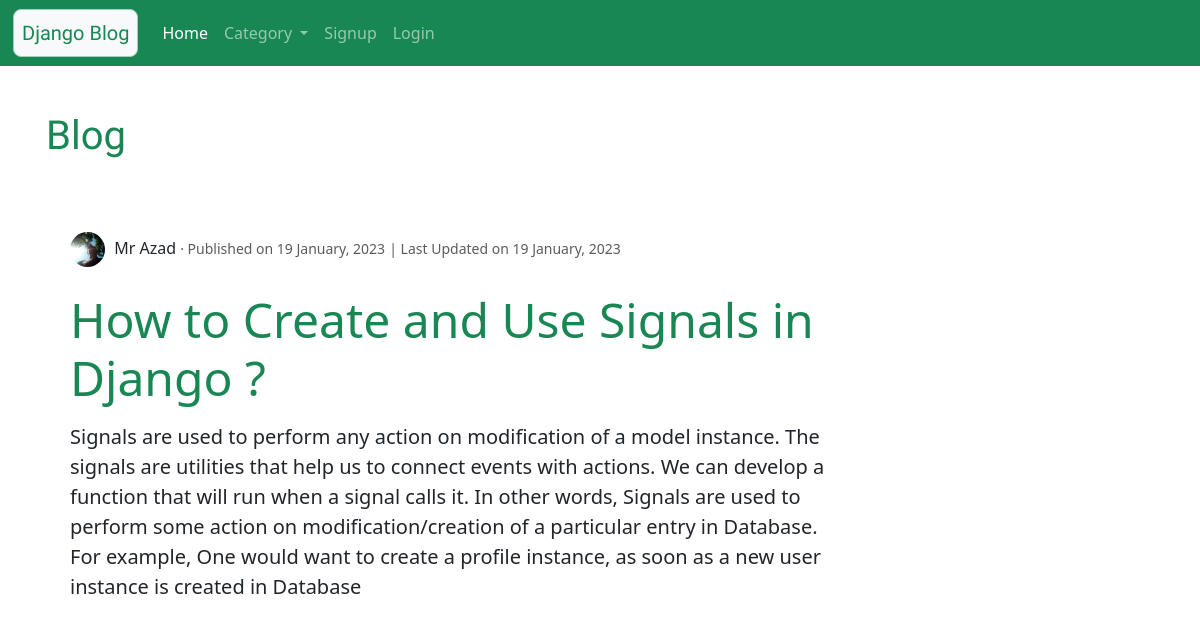
/blog/1, run on an earlier commit of the app's database.
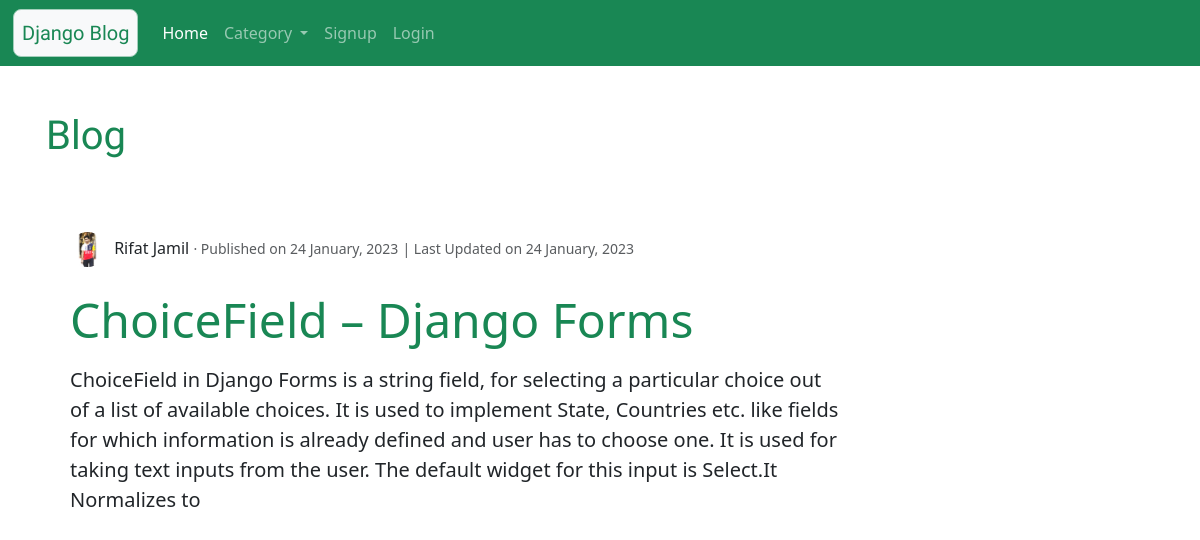
And on a later commit of the database.
### blog/models.py (models this page shows, shortened)
class Blog(models.Model):
    user = models.ForeignKey(User,on_delete=models.CASCADE)
    category = models.CharField(max_length=100, choices=category)
    title = models.CharField(max_length=150)
    description = models.TextField()
    create_at = models.DateTimeField(auto_now_add=True)
    update_at = models.DateTimeField(auto_now=True)

class Profile(models.Model):
    user = models.OneToOneField(User, on_delete=models.CASCADE)
    image = models.ImageField(default='default.jpg', upload_to='profile_pics')

### blog/views.py (the view)
# urls.py: path('blog/<int:id>', views.blog, name='blog'),
def blog(request, id):
    try:
        context = {
    'blog' : Blog.objects.get(pk=id),
    'all_blog' : Blog.objects.all(),
}
    except ObjectDoesNotExist:
            messages.warning(request, 'Blog Does Not Exist')
            return redirect('home')
    return render(request, 'blog/blog.html', context)

### template/blog/blog.html (shortened to what this page needs)
{% extends 'blog/base.html' %}
{% load static %}
{% block content %}
<div class="col-sm-9 p-3 my-5">
  <h1 class="text-success Rounded my-5">
    Blog
  </h1>
  <div class="jumbotron  px-4 py-4">
    <div class="">
      <img class="rounded-circle img-fluid article-img" src="{{ blog.user.profile.image.url }}">
      <a class="mr-2 disabled-link text-dark " href="{% url 'profile' blog.user.id %}">{{ blog.user.first_name }} {{ blog.user.last_name }}</a>
      <small class="text-muted"> &centerdot;  Published on {{ blog.create_at|date:"d F, Y" }}</small>
      <small class="text-muted"> &#124; Last Updated on {{ blog.update_at|date:"d F, Y" }}</small>
    </div> <br>
    <p class="display-5 text-success">{{ blog.title }}</p>
    <p class="p-sa">{{blog.description}}</p>
  </div><br>
</div>
{% endblock content %}

What changed in the data, as far as the page shows it:
changed Blog: user.profile.image: a different picture; user.first_name "Mr" → "Rifat"; user.last_name "Azad" → "Jamil"; create_at "19 January, 2023" → "24 January, 2023"; update_at "19 January, 2023" → "24 January, 2023"; title "How to Create and Use Signals in Django ?" → "ChoiceField – Django Forms"; description "Signals are used to perform any action on modification of a model instance. The signals are utilities that help us to connect events with actions. We can develop a function that will run when a signal calls it. In other words, Signals are used to perform some action on modification/creation of a particular entry in Database. For example, One would want to create a profile instance, as soon as a new user instance is created in Database" → "ChoiceField in Django Forms is a string field, for selecting a particular choice out of a list of available choices. It is used to implement State, Countries etc. like fields for which information is already defined and user has to choose one. It is used for taking text inputs from the user. The default widget for this input is Select.It Normalizes to"
